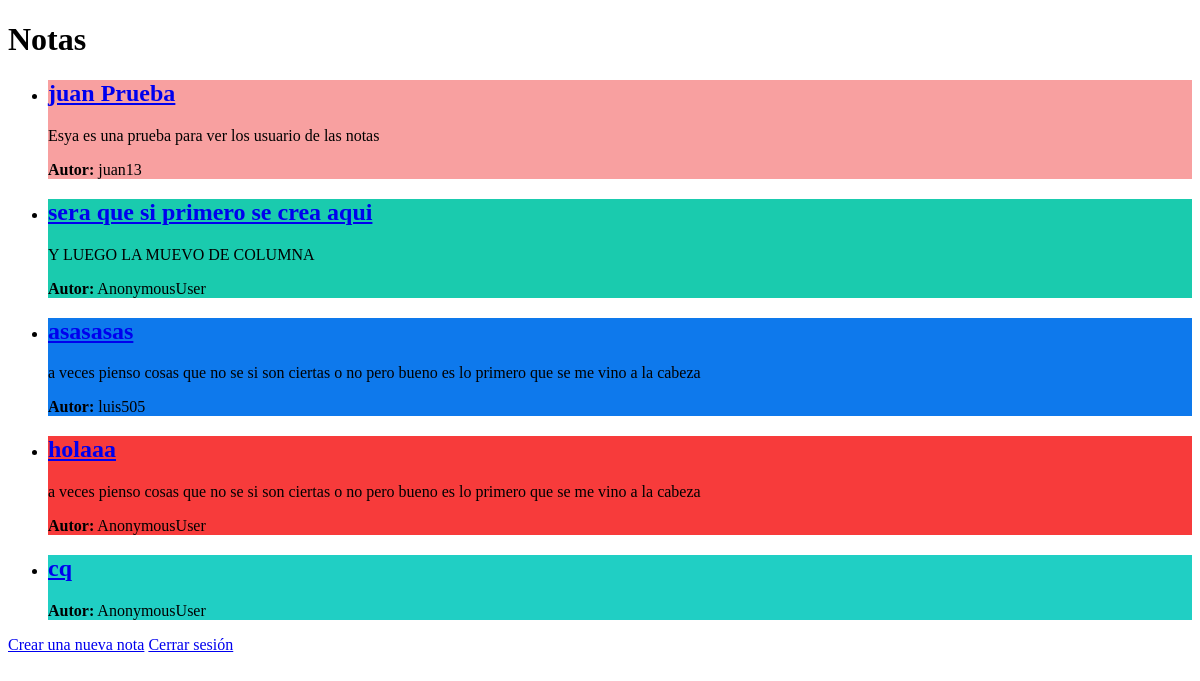
The app's page /notas/ (signed in), older data.
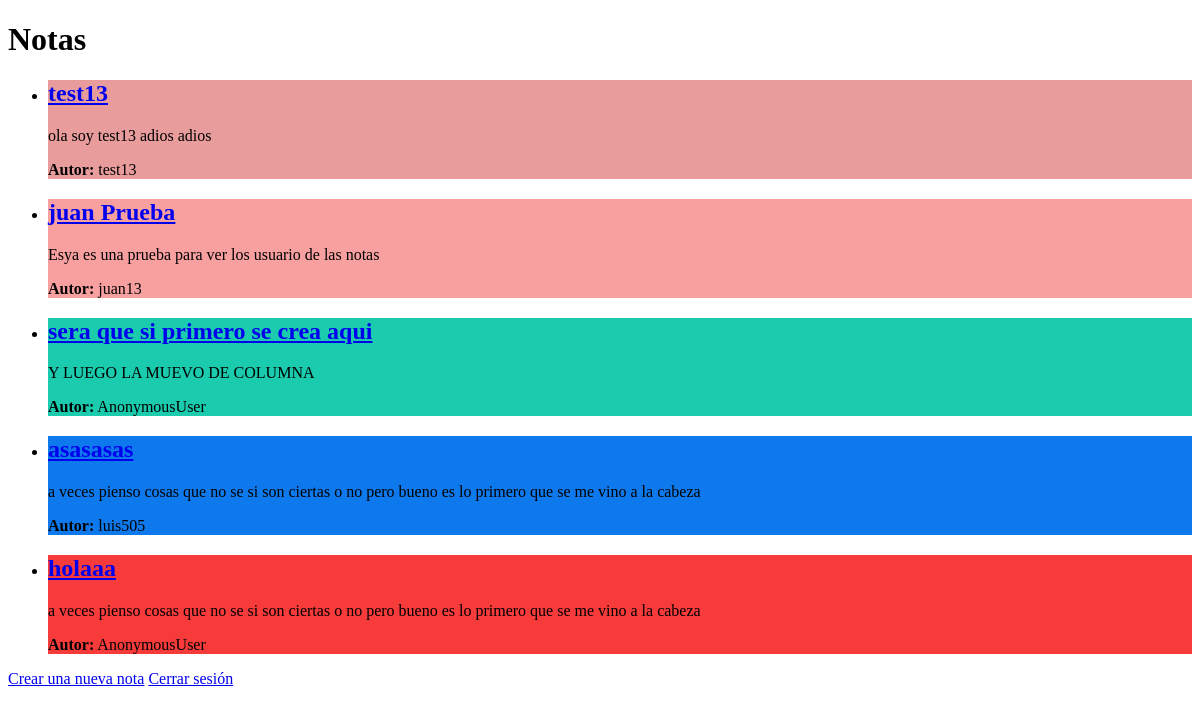
The same page, newer data.
### notas/models.py (models this page shows, shortened)
class Nota(models.Model):
    titulo = models.CharField(max_length=200)
    contenido = models.TextField()
    color = models.CharField(max_length=20)
    autor = models.CharField(max_length=100 )
    fecha_modificacion = models.DateTimeField('fecha de modificación')
    columna = models.ForeignKey(Columna, on_delete = models.CASCADE)

### notas/views.py (the view)
# urls.py: path("", views.index, name="index"),
def index(request):
    notas_recientes = Nota.objects.order_by("-fecha_modificacion")[:5]
    template = loader.get_template("notas/index.html")
    contexto = {
        "notas_recientes": notas_recientes,
    }
    return HttpResponse(template.render(contexto, request))

### notas/templates/notas/index.html (shortened to what this page needs)
<!DOCTYPE html>
<html>
<head>
</head>
<body>
    <h1>Notas</h1>
    {% if user.is_authenticated %}
        {% if notas_recientes %}
            <ul>
            {% for notas in notas_recientes %}
                <li>
                    <div style="background-color: {{ notas.color }}">
                        <h2><a href="/notas/{{ notas.id }}/">{{ notas.titulo }}</a></h2>
                        <p>{{ notas.contenido }}</p>
                        <p><strong>Autor:</strong> {{ notas.autor }}</p>
                    </div>
                </li>
            {% endfor %}
            </ul>
        {% else %}
            <p>No hay notas disponibles.</p>
    {% endif %}
        <a href="/notas/crear/">Crear una nueva nota</a>
        <a href="/logout/">Cerrar sesión</a>
    {% else %}
        <a href="/login/">Iniciar sesión</a>
    {% endif %}
</body>
</html>

Row changes from the older to the newer data that the page shows:
no longer on this page (row unchanged): Nota: titulo "cq", autor "AnonymousUser"
added Nota: titulo "test13", contenido "ola soy test13 adios adios", autor "test13"
